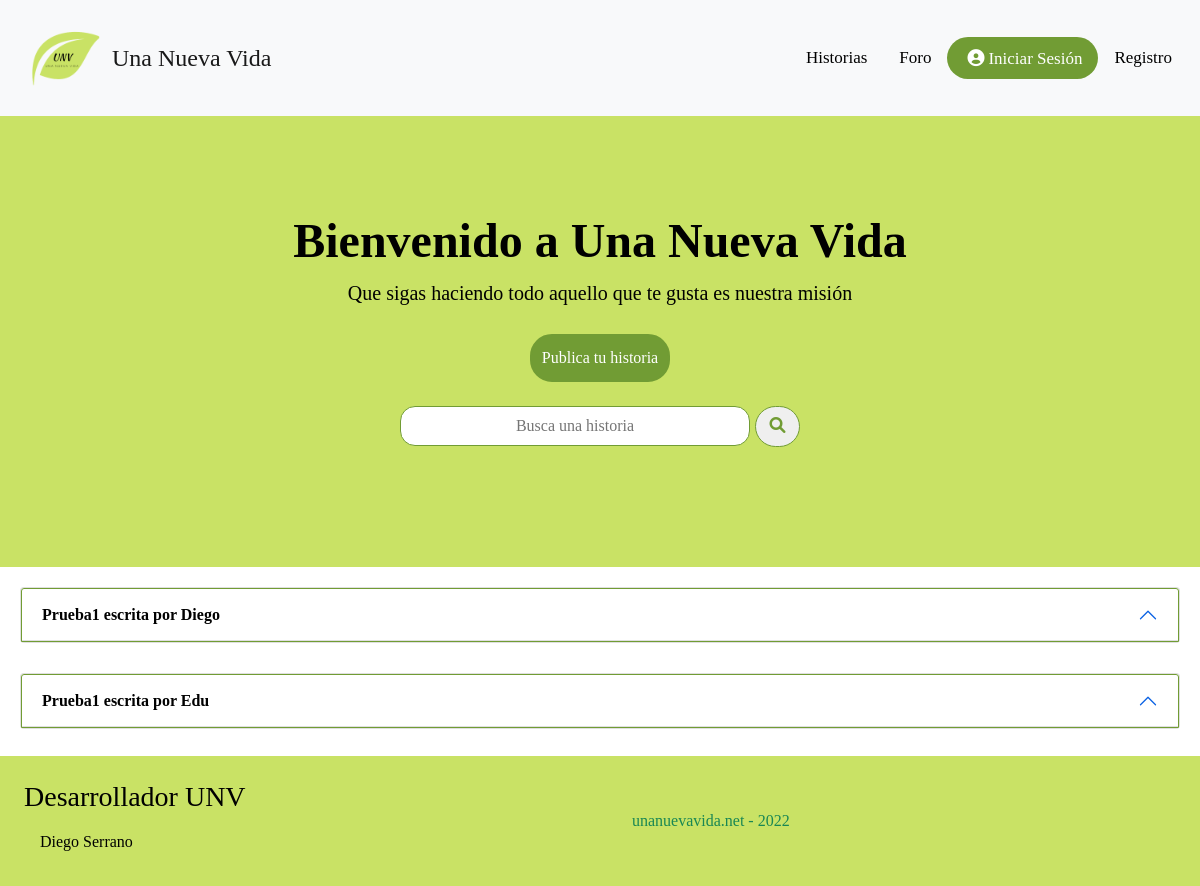
The app's page /web/index.php?ctl=listarHistorias, older data.
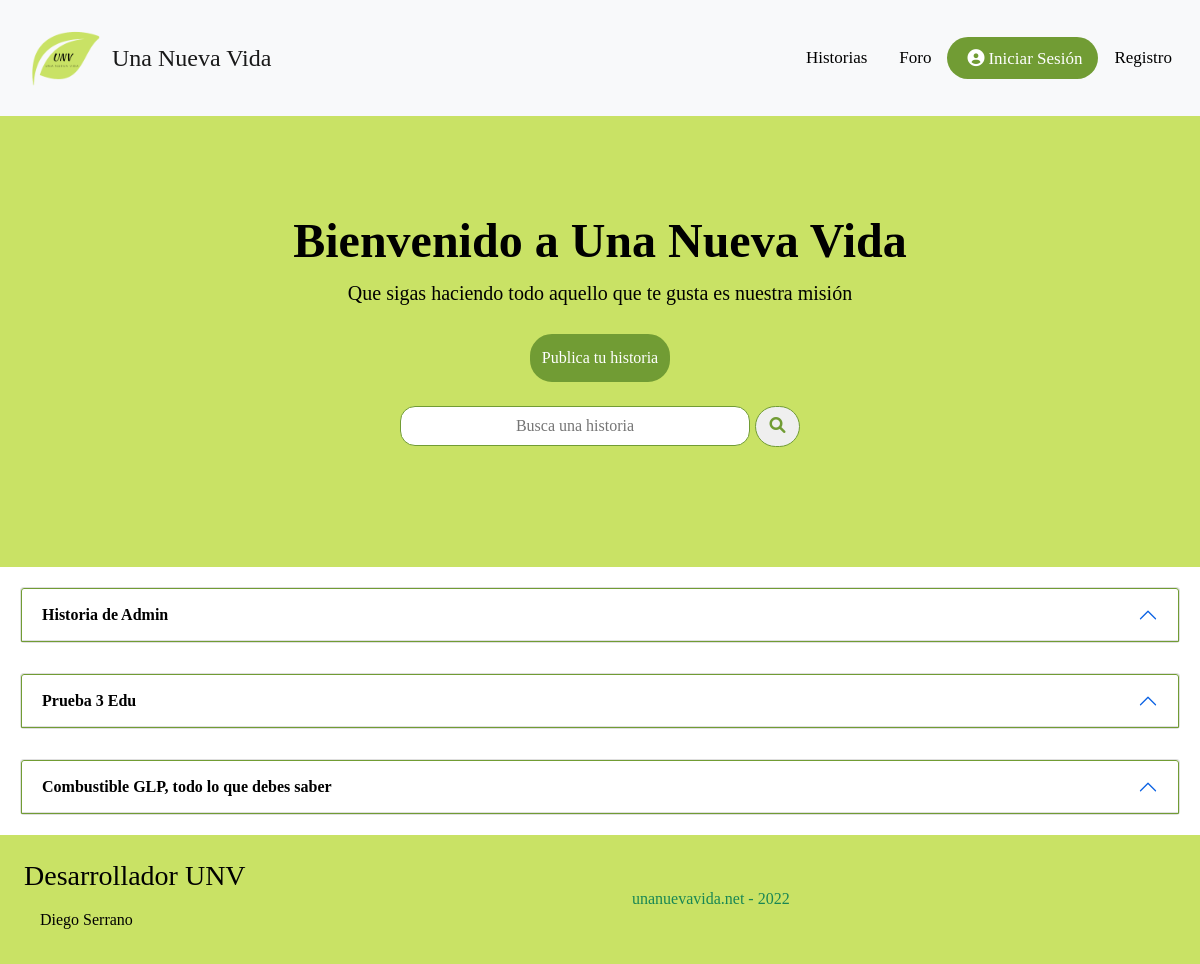
The same page, newer data.
### tables this page shows
CREATE TABLE `historias` (
  `id_historia` int(11) NOT NULL,
  `id_usuario` int(11) NOT NULL,
  `titulo` varchar(100) NOT NULL,
  `descripcion` text NOT NULL,
  `fecha_creacion` timestamp NOT NULL DEFAULT current_timestamp(),
  `idioma` varchar(20) NOT NULL
);

### app/controladores/cHistorias.php (called while the page is built, shortened)
<?php
class cHistorias {
    public function listarHistorias() {
        try {
            $ConjuntoHistorias = new Historia();
            $historias = $ConjuntoHistorias->listarHistorias();
        } catch (Exception $e) {
            error_log($e->getMessage() . microtime() . PHP_EOL, 3, "logExceptio.txt");
            header('Location: index.php?ctl=error');
        } catch (Error $e) {
            error_log($e->getMessage() . microtime() . PHP_EOL, 3, "logError.txt");
            header('Location: index.php?ctl=error');
        }
        require __DIR__ . './../vistas/vListaHistorias.php';
    }
}
?>

### app/modelos/Model.php (called while the page is built, shortened)
<?php
class Model extends PDO {
    public function __construct()
    {
            $this->conexion = new PDO('mysql:host=' . Config::$mvc_bd_hostname . ';dbname=' . Config::$mvc_bd_nombre . '', Config::$mvc_bd_usuario, Config::$mvc_bd_clave);
    }
}
?>

### app/modelos/classHistoria.php (called while the page is built, shortened)
<?php
class Historia extends Model {
    public function listarHistorias() {
        $consulta = "SELECT id_historia, titulo, a.descripcion, a.fecha_creacion, nombre, apellidos, idioma FROM `historias` a
        LEFT JOIN usuarios u on u.id_usuario=a.id_usuario";
        $result = $this->conexion->query($consulta);
        return $result->fetchAll();
    }
}
?>

### app/vistas/vListaHistorias.php (the view, shortened to what this page needs)
<div class="jumbotrons jumbotron p-5 text-black" style="width:100%; background-color:#c9e265;">
         <div class="container-fluid py-5">
            <div class="container">
               <h1 class="display-5 fw-bold text-center">Bienvenido a Una Nueva Vida</h1>
               <p class="col-md-12 fs-5 text-center">Que sigas haciendo todo aquello que te gusta es nuestra misión</p>
			   <div class="d-flex justify-content-center">
			   <a href="index.php?ctl=crearHistoria" class="botonPublicar">Publica tu historia</a>
			   </div>
               <form method="POST" action="index.php?ctl=buscar" class="form-buscador d-flex justify-content-center p-4">
                    <input type="text" id="buscador" name="buscador" placeholder="Busca una historia" required>
                    <button type="submit" class="boton-buscador" name="buscar" value="Search"><i class="fa fa-search"></i></button>
               </form>
            </div>
         </div>
      </div>
<div class="row" style="--bs-gutter-x: 0; margin:5px;">
<?php foreach ($historias as $historia) :?>
<div class="accordion" id="accordionExample" style="padding: 15px;">
  <div class="accordion-item">
    <h2 class="accordion-header" id="heading<?php echo $historia['id_historia'];?>">
      <button class="accordion-button historias" type="button" data-bs-toggle="collapse" data-bs-target="#collapse<?php echo $historia['id_historia'];?>" aria-expanded="true" aria-controls="collapse<?php echo $historia['id_historia'];?>">
        <?php echo $historia['titulo']; ?>
      </button>
    </h2>
  </div>
</div>
		<?php endforeach; ?>
</div>
<?php include __DIR__ . '/layout.php' ?>

Row changes from the older to the newer data that the page shows:
removed historias: titulo "Prueba1 escrita por Diego"
removed historias: titulo "Prueba1 escrita por Edu"
added historias: titulo "Historia de Admin"
added historias: titulo "Prueba 3 Edu"
added historias: titulo "Combustible GLP, todo lo que debes saber"
